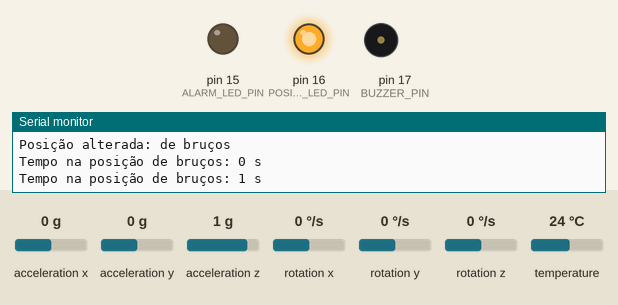
A sketch run on a simulated Arduino Uno, built with avr-gcc and run on an emulated ATmega328P. Parts: output pins drawn as LEDs (lit = HIGH), buzzer (waves = sounding, pin HIGH), the last lines printed to the serial monitor. The test bench sets the inputs (shaded band); at power-on: acceleration z 1 g, acceleration x 0 g, acceleration y 0 g, rotation x 0 °/s, rotation y 0 °/s, rotation z 0 °/s, temperature 24 °C.

Above: at 1.8 s.
1.9 s: acceleration z set to 0.6 g
At 3.2 s:
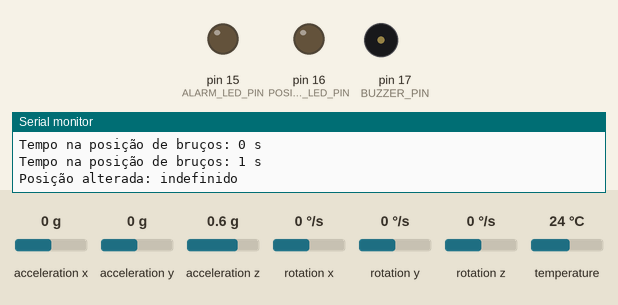
3.5 s: acceleration x set to -0.6 g
5.2 s: acceleration x set to -0.9 g
At 6.7 s:
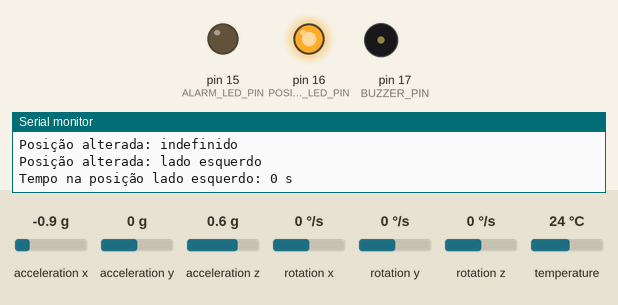
7.5 s: acceleration x set to 0 g
At 8.5 s:
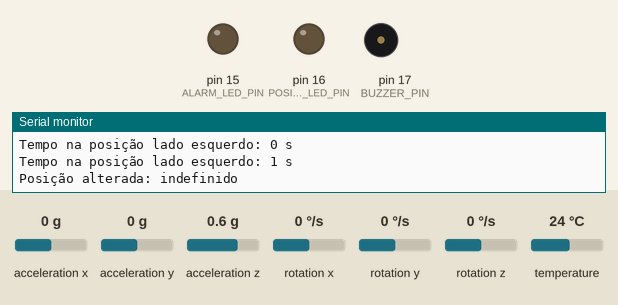
9.5 s: acceleration x set to -1.4 g
At 11.4 s:
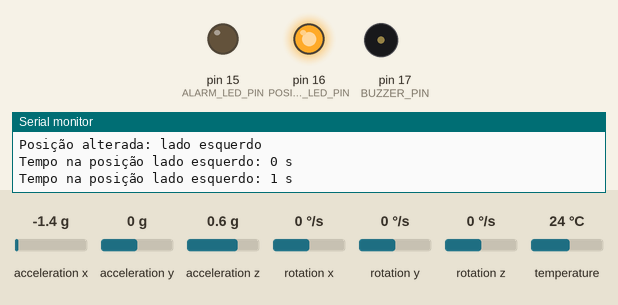
Timing chart, 0 to 12.5 s (numbered marks = the images above; inputs shaded):
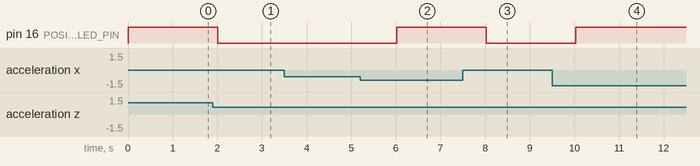

Measured:
- the behaviour switches between 0.8 and 0.7 g on acceleration z (found by bisection; images 0 and 1)
- the behaviour switches between -0.7 and -0.8 g on acceleration x (found by bisection; images 1 and 2)
- after the input at 1.9 s, pin 16 (POSITION_LED_PIN): HIGH → LOW after 0.11 s
- after the input at 3.5 s, every drawn part: stays the same
- after the input at 5.2 s, pin 16 (POSITION_LED_PIN): LOW → HIGH after 0.82 s
- after the input at 7.5 s, pin 16 (POSITION_LED_PIN): HIGH → LOW after 0.53 s
- after the input at 9.5 s, pin 16 (POSITION_LED_PIN): LOW → HIGH after 0.53 s

The sketch:

original.ino
```cpp
#include <Wire.h>
#include <Adafruit_MPU6050.h>
#include <Adafruit_Sensor.h>

Adafruit_MPU6050 mpu;

// Definição dos pinos de saída
#define ALARM_LED_PIN 15    // LED que indica alarme
#define POSITION_LED_PIN 16 // LED que indica posição válida
#define BUZZER_PIN      17  // Buzzer para alarme

// Variáveis para controle de posição
unsigned long positionStartTime = 0;
String currentPosition = "indefinido";

// Tempo para disparar o alarme (2 horas = 7200000 ms)
const unsigned long alarmDuration = 7200000;

// Função para determinar a posição do paciente com base na aceleração
// Considerando que o sensor está posicionado no tórax do paciente:
// - Eixo X: aponta para o lado direito
// - Eixo Z: aponta para fora do peito
String detectPosition(float ax, float ay, float az) {
  float threshold = 7.0;  // Limite em m/s² (ajuste conforme necessário)

  // Verifica a direção dominante da aceleração devida à gravidade
  if (ax > threshold) {
    return "lado direito";
  } else if (ax < -threshold) {
    return "lado esquerdo";
  } else if (az > threshold) {
    return "de bruços";
  } else if (az < -threshold) {
    return "peito para cima";
  } else {
    return "indefinido";
  }
}

void setup() {
  Serial.begin(115200);
  while (!Serial)
    delay(10);

  // Inicializa as saídas
  pinMode(ALARM_LED_PIN, OUTPUT);
  pinMode(POSITION_LED_PIN, OUTPUT);
  pinMode(BUZZER_PIN, OUTPUT);

  // Inicializa a comunicação I2C (padrão: SDA=21, SCL=22)
  Wire.begin();

  // Inicializa o MPU6050
  if (!mpu.begin()) {
    Serial.println("Falha ao inicializar o MPU6050!");
    while (1) {
      delay(10);
    }
  }
  Serial.println("MPU6050 iniciado com sucesso.");

  // Configura os ranges e banda de filtro
  mpu.setAccelerometerRange(MPU6050_RANGE_2_G);
  mpu.setGyroRange(MPU6050_RANGE_250_DEG);
  mpu.setFilterBandwidth(MPU6050_BAND_21_HZ);

  // Inicializa a contagem de tempo da posição
  positionStartTime = millis();
}

void loop() {
  sensors_event_t accel, gyro, temp;
  mpu.getEvent(&accel, &gyro, &temp);

  // Lê os valores do acelerômetro
  float ax = accel.acceleration.x;
  float ay = accel.acceleration.y;
  float az = accel.acceleration.z;

  // Determina a posição atual com base nos valores de aceleração
  String newPosition = detectPosition(ax, ay, az);

  // Se a posição mudar, reinicia o contador
  if (newPosition != currentPosition) {
    currentPosition = newPosition;
    positionStartTime = millis();
    // Desliga alarme imediatamente se a posição for alterada
    digitalWrite(ALARM_LED_PIN, LOW);
    digitalWrite(BUZZER_PIN, LOW);
    Serial.print("Posição alterada: ");
    Serial.println(currentPosition);
  }

  // Se a posição for válida (uma das quatro definidas) verifica o tempo na posição
  if (currentPosition != "indefinido") {
    unsigned long timeInPosition = millis() - positionStartTime;
    // Exibe no monitor serial o tempo decorrido (em segundos)
    Serial.print("Tempo na posição ");
    Serial.print(currentPosition);
    Serial.print(": ");
    Serial.print(timeInPosition / 1000);
    Serial.println(" s");

    // Se o paciente permanecer na mesma posição por 2 horas ou mais, dispara o alarme
    if (timeInPosition >= alarmDuration) {
      digitalWrite(ALARM_LED_PIN, HIGH);
      digitalWrite(BUZZER_PIN, HIGH);
      Serial.println("ALERTA: Paciente em posição por tempo excessivo!");
    } else {
      digitalWrite(ALARM_LED_PIN, LOW);
      digitalWrite(BUZZER_PIN, LOW);
    }
  } else {
    // Se a posição for indefinida, desliga o alarme
    digitalWrite(ALARM_LED_PIN, LOW);
    digitalWrite(BUZZER_PIN, LOW);
  }

  // Opcional: LED para indicar que uma posição válida está sendo detectada
  if (currentPosition != "indefinido") {
    digitalWrite(POSITION_LED_PIN, HIGH);
  } else {
    digitalWrite(POSITION_LED_PIN, LOW);
  }

  delay(1000); // Atualiza a cada 1 segundo (para fins de debug; ajuste conforme necessário)
}
```
